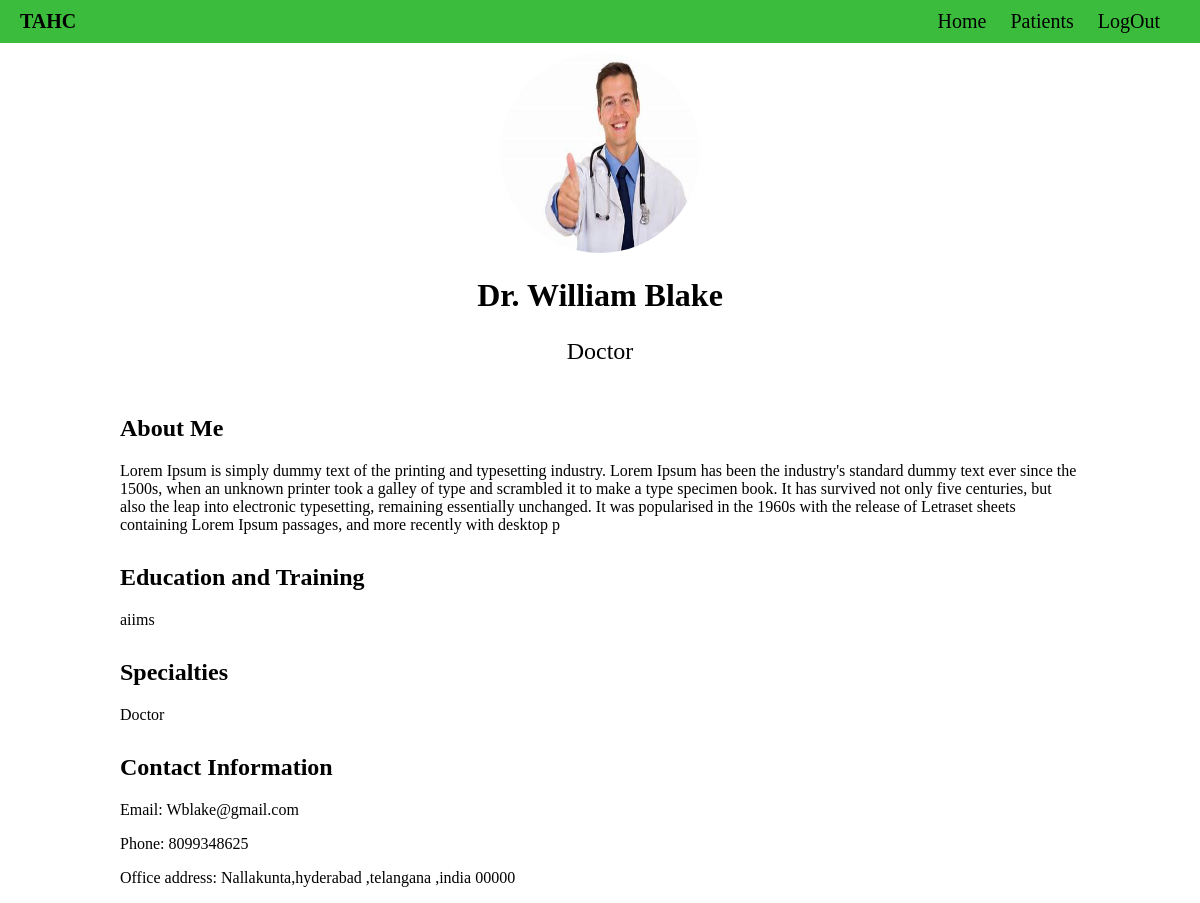
/doctor_profile/ (signed in), run on the app's committed database.
### Health/models.py (models this page shows)
class Doctor(models.Model):
    host = models.OneToOneField(User, on_delete=models.CASCADE)
    Name = models.CharField(max_length=30)
    Profile_pic = models.ImageField(null=True ,default="doctor.png")
    Date_of_birth = models.DateField(null=True)
    street = models.CharField(max_length=100)
    city = models.CharField(max_length=30)
    state = models.CharField(max_length=30)
    country = models.CharField(max_length=30)
    Experience = models.PositiveIntegerField()
    Position = models.CharField(max_length=30)
    Profession = models.CharField(max_length=100)
    About_me = models.TextField(max_length=500)
    Education_from = models.CharField(max_length=100)
    email = models.EmailField(blank= False)
    mobile_number = models.IntegerField(blank = True)

### Health/views.py (the view)
# urls.py: path('doctor_profile/',views.doctor_profile,name = "doctor_profile"),
def doctor_profile(request):
    form = Doctor.objects.get(host=request.user)
    context = {"form": form}
    return render(request, 'Health/doctor_profile.html', context)

### Health/templates/Health/doctor_profile.html
{% extends 'main_doc.html' %}
{% block content %}
<div class="profile-container">
    <div class="profile-header">
        <div class="profile-picture">
            <img src="{{form.Profile_pic.url}}" alt="not found" />
        </div>
        <h1 class="profile-name">Dr. {{form.Name}}</h1>
        <p class="profile-title">{{form.Profession}}</p>
    </div>
    <div class="profile-info">
        <h2>About Me</h2>
        <p>{{form.About_me}}</p>
        <h2>Education and Training</h2>
        <p>{{form.Education_from}}</p>
        <h2>Specialties</h2>
        <p>{{form.Profession}}</p>
        <h2>Contact Information</h2>
        <p>Email: {{form.email}}</p>
        <p>Phone: {{form.mobile_number}}</p>
        <p>Office address: {{form.street}},{{form.city}} ,{{form.state}} ,{{form.country}} 00000</p>
    </div>
</div>
{% endblock %}

### static/styles/main.css (style rules this page uses)
body { margin: 0px; padding: 0px; }
.profile-container { width: 80%; margin: 10px auto; }
.profile-container .profile-header { text-align: center; }
.profile-picture img { border-radius: 50%; width: 200px; height: 200px; }
.profile-name { font-size: 2em; margin-top: 20px; }
.profile-title { font-size: 1.5em; margin-bottom: 20px; }
.profile-container .profile-info { margin-top: 50px; }
.profile-info h2 { margin-top: 30px; }

### data on the page
Doctor: Profile_pic (picture), Name "William Blake", Profession "Doctor", About_me "Lorem Ipsum is simply dummy text of the printing and typesetting industry. Lorem Ipsum has been the industry's standard dummy text ever since the 1500s, when an unknown printer took a galley of type and scrambled it to make a type specimen book. It has survived not only five centuries, but also the leap into electronic typesetting, remaining essentially unchanged. It was popularised in the 1960s with the release of Letraset sheets containing Lorem Ipsum passages, and more recently with desktop p", Education_from "aiims", email "Wblake@gmail.com", mobile_number "8099348625", street "Nallakunta", city "hyderabad", state "telangana", country "india"
